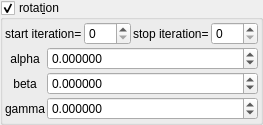
    <widget class="MyGroupBox" name="groupCheck_transf_function_enabledR_false">
     <property name="toolTip">
      <string/>
     </property>
     <property name="title">
      <string>rotat&amp;ion</string>
     </property>
     <property name="checkable">
      <bool>true</bool>
     </property>
     <layout class="QVBoxLayout" name="verticalLayout_32" stretch="0,0">
      <property name="spacing">
       <number>2</number>
      </property>
      <property name="leftMargin">
       <number>2</number>
      </property>
      <property name="topMargin">
       <number>2</number>
      </property>
      <property name="rightMargin">
       <number>2</number>
      </property>
      <property name="bottomMargin">
       <number>2</number>
      </property>
      <item>
       <layout class="QHBoxLayout" name="horizontalLayout_14" stretch="0,1,0,1">
        <property name="topMargin">
         <number>0</number>
        </property>
        <item>
         <widget class="QLabel" name="label_250">
          <property name="text">
           <string>start iteration=</string>
          </property>
         </widget>
        </item>
        <item>
         <widget class="MySpinBox" name="spinboxInt_transf_start_iterations_R">
          <property name="sizePolicy">
           <sizepolicy hsizetype="Minimum" vsizetype="Maximum">
            <horstretch>0</horstretch>
            <verstretch>0</verstretch>
           </sizepolicy>
          </property>
          <property name="maximum">
           <number>999</number>
          </property>
         </widget>
        </item>
        <item>
         <widget class="QLabel" name="label_251">
          <property name="text">
           <string>stop iteration=</string>
          </property>
         </widget>
        </item>
        <item>
         <widget class="MySpinBox" name="spinboxInt_transf_stop_iterations_R">
          <property name="sizePolicy">
           <sizepolicy hsizetype="Minimum" vsizetype="Maximum">
            <horstretch>0</horstretch>
            <verstretch>0</verstretch>
           </sizepolicy>
          </property>
          <property name="maximum">
           <number>999</number>
          </property>
         </widget>
        </item>
       </layout>
      </item>
      <item>
       <layout class="QGridLayout" name="gridLayout_13" columnstretch="0,1">
        <property name="spacing">
         <number>2</number>
        </property>
        <item row="2" column="1">
         <widget class="MyDoubleSpinBox" name="spinboxd3_transf_rotation_z">
          <property name="sizePolicy">
           <sizepolicy hsizetype="Minimum" vsizetype="Maximum">
            <horstretch>0</horstretch>
            <verstretch>0</verstretch>
           </sizepolicy>
          </property>
          <property name="prefix">
           <string/>
          </property>
          <property name="suffix">
           <string/>
          </property>
          <property name="decimals">
           <number>6</number>
          </property>
          <property name="minimum">
           <double>-36000.000000000000000</double>
          </property>
          <property name="maximum">
           <double>36000.000000000000000</double>
          </property>
          <property name="singleStep">
           <double>1.000000000000000</double>
          </property>
         </widget>
        </item>
        <item row="0" column="0">
         <widget class="QLabel" name="label_39">
          <property name="text">
           <string notr="true">alpha</string>
          </property>
          <property name="alignment">
           <set>Qt::AlignCenter</set>
          </property>
         </widget>
        </item>
        <item row="1" column="0">
         <widget class="QLabel" name="label_40">
          <property name="text">
           <string notr="true">beta</string>
          </property>
          <property name="alignment">
           <set>Qt::AlignCenter</set>
          </property>
         </widget>
        </item>
        <item row="1" column="1">
         <widget class="MyDoubleSpinBox" name="spinboxd3_transf_rotation_y">
          <property name="sizePolicy">
           <sizepolicy hsizetype="Minimum" vsizetype="Maximum">
            <horstretch>0</horstretch>
            <verstretch>0</verstretch>
           </sizepolicy>
          </property>
          <property name="prefix">
           <string/>
          </property>
          <property name="suffix">
           <string/>
          </property>
          <property name="decimals">
           <number>6</number>
          </property>
          <property name="minimum">
           <double>-36000.000000000000000</double>
          </property>
          <property name="maximum">
           <double>36000.000000000000000</double>
          </property>
          <property name="singleStep">
           <double>1.000000000000000</double>
          </property>
         </widget>
        </item>
        <item row="0" column="1">
         <widget class="MyDoubleSpinBox" name="spinboxd3_transf_rotation_x">
          <property name="sizePolicy">
           <sizepolicy hsizetype="Minimum" vsizetype="Maximum">
            <horstretch>0</horstretch>
            <verstretch>0</verstretch>
           </sizepolicy>
          </property>
          <property name="prefix">
           <string/>
          </property>
          <property name="suffix">
           <string/>
          </property>
          <property name="decimals">
           <number>6</number>
          </property>
          <property name="minimum">
           <double>-36000.000000000000000</double>
          </property>
          <property name="maximum">
           <double>36000.000000000000000</double>
          </property>
          <property name="singleStep">
           <double>1.000000000000000</double>
          </property>
         </widget>
        </item>
        <item row="2" column="0">
         <widget class="QLabel" name="label_41">
          <property name="text">
           <string notr="true">gamma</string>
          </property>
          <property name="alignment">
           <set>Qt::AlignCenter</set>
          </property>
         </widget>
        </item>
       </layout>
      </item>
     </layout>
    </widget>
